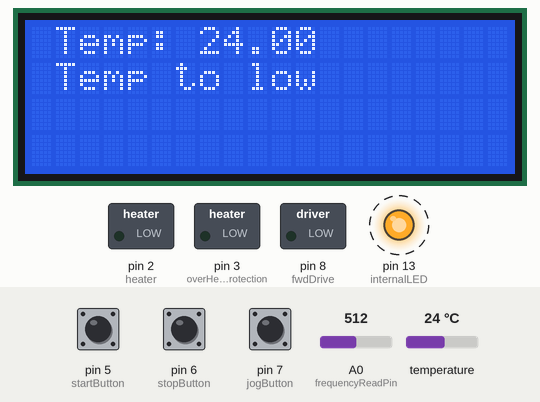
The sketch below on a simulated Arduino Uno, built with avr-gcc and run on an emulated ATmega328P. Parts: 20×4 character LCD, switched loads named in the sketch (green lamp = pin HIGH), output pins drawn as LEDs (lit = HIGH). Dashed ring = blinking. Inputs (shaded band) come from the test bench; at power-on: pin 5 (startButton) LOW, pin 6 (stopButton) LOW, pin 7 (jogButton) LOW, temperature 24 °C, A0 (frequencyReadPin) = 512.

Above: at 3.7 s.
3.8 s: pin 5 (startButton) pulled HIGH for 1 s
At 6.2 s:
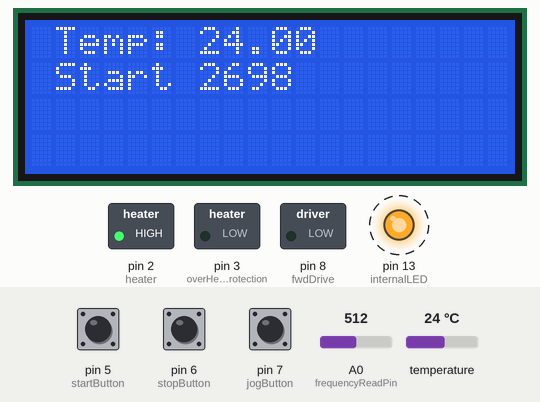
8.9 s: pin 6 (stopButton) pulled HIGH for 1 s
At 9.8 s:
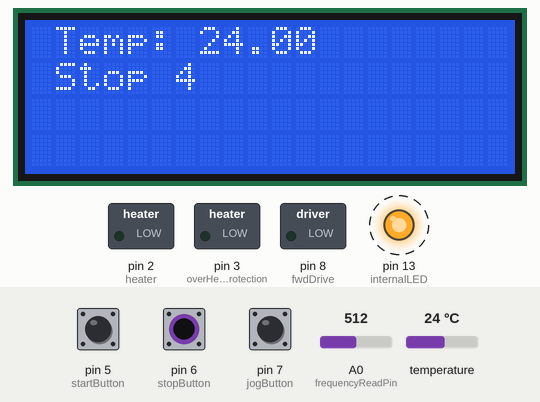
14.0 s: pin 7 (jogButton) pulled HIGH for 1 s
At 14.9 s:
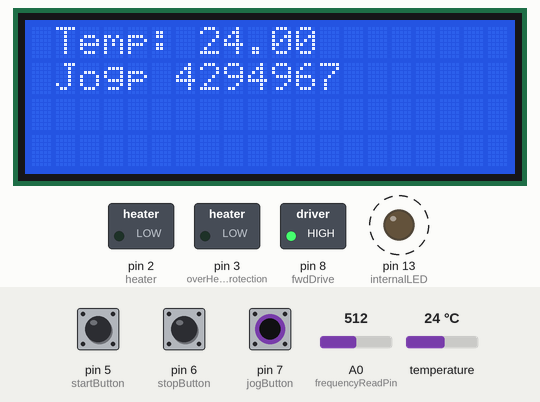
19.1 s: temperature set to 31.3 °C
At 20.0 s:
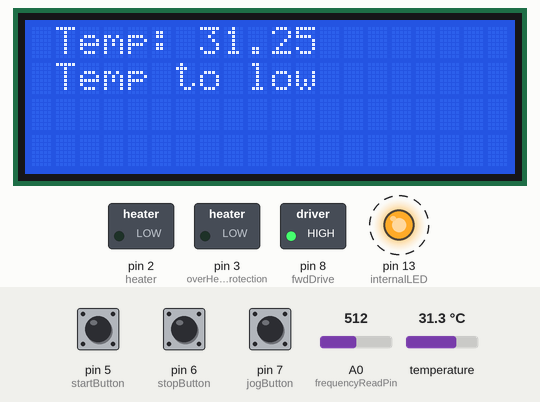
22.0 s: temperature set to 32.6 °C
At 24.3 s:
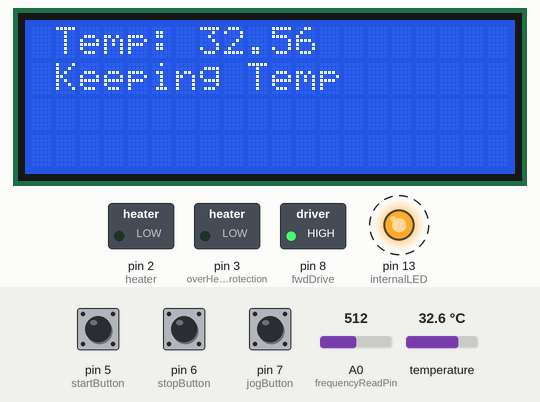
26.1 s: pin 5 (startButton) pulled HIGH for 3.2 s
At 27.4 s:
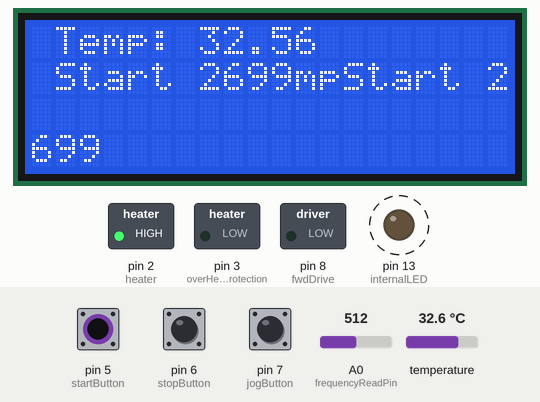
Timing chart, 0 to 31.8 s (numbered marks = the images above; inputs shaded):
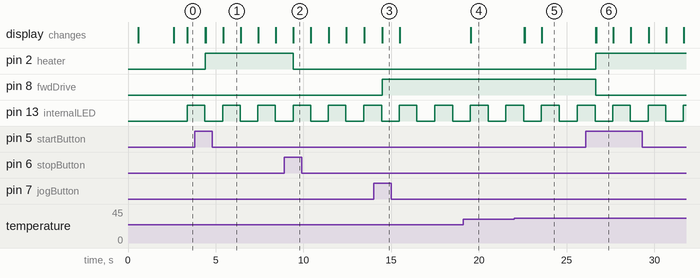

Measured:
- the behaviour switches between 31.9 and 32 °C on temperature (found by bisection; images 4 and 5)
- after the input at 3.8 s, pin 2 (heater): LOW → HIGH after 0.61 s; the display: first changes after 0.61 s (image 1 shows a later state)
- after the input at 8.9 s, pin 2 (heater): HIGH → LOW after 0.52 s; the display: changes after 0.53 s (image 2)
- after the input at 14.0 s, pin 8 (fwdDrive): LOW → HIGH after 0.50 s; the display: first differs from a run without the input after 0.50 s (image 3)
- after the input at 19.1 s, the display: changes after 0.43 s (image 4)
- after the input at 22.0 s, the display: first changes after 0.58 s (image 5 shows a later state)
- after the input at 26.1 s, pin 2 (heater): LOW → HIGH after 0.55 s; pin 8 (fwdDrive): HIGH → LOW after 0.55 s; the display: first changes after 0.55 s (image 6 shows a later state)
- by itself, pin 13 (internalLED): alternates HIGH for 1.0 s and LOW for 1.0 s

The sketch:

SturingWood.ino
```cpp
#include "Arduino.h"
#include <OneWire.h>
#include <DallasTemperature.h>
#include <Wire.h>
#include <LiquidCrystal_I2C.h>

#define ONE_WIRE_BUS 4 // Digital pin the ds18b20 sensor is connected to

// Define the onewire instance and pass it to the DellasTemperature instance.
OneWire oneWire(ONE_WIRE_BUS);
DallasTemperature sensors(&oneWire); // Needed for the temperature conversions
float temperatureValueRaw = 0;  // Used for first reading
float temperatureValue = 0; // Store the valid value
float maxTemp = 70.0;
float tempToKeep = 65.0; // Lower then this temperature we need to try to ignite
float minTemp = 32.0; // Below this temperature we will not try to keep temperature

LiquidCrystal_I2C lcd(0x27,20,4);  // set the LCD address to 0x27 for a 16 chars and 2 line display
unsigned long clearLCDTime = 250;
unsigned long lastClearLCDTime = 0;

const int heater = 2;     // Switch for external heating element
const int overHeatProtection = 3;     // Switch for pump of circuit to use as overheating protection
const int startButton = 5;
const int stopButton = 6;
const int jogButton = 7;
const int internalLED = 13;

/* Button States */
bool startButtonState = false;
bool stopButtonState = false;
bool jogButtonState = false;

/* Motor Driver */
const int fwdDrive = 8;
bool driveActive = false;
const int frequencyReadPin = A0;
int frequencyValueRaw = 0;
const int minValidFreqActive = 50;
const int minValidFreqInActive = 10;
unsigned long motorInAutoModeOnTime = (15 * 60000);
unsigned long motorInAutoModeOffTime = (60 * 60000) - motorInAutoModeOnTime;
//unsigned long motorInAutoModeOnTime = 5000;
//unsigned long motorInAutoModeOffTime = 20000 - motorInAutoModeOnTime;
unsigned long lastMotorAutoModeOn = 0;
unsigned long lastMotorAutoModeOff = motorInAutoModeOffTime; // Initial value

/* Modes */
bool startMode = false;
bool stopMode = false;
bool keepingTemperature = false; // During stand-by mode if its trying to keep temperature this mode is active
bool tryToBurn = false;
bool waitingBeforeBurn = false;

/* Timers */
unsigned long startDuration = 45 * 60000;
//unsigned long startDuration = 6000;
unsigned long lastTimeStartActivated = 0;
//unsigned long stopDuration = 5 * 60000;
unsigned long stopDuration = 5000;
unsigned long lastTimeStopActivated = 0;
unsigned long timeRequestTemp = 1000;          // Do not fetch faster then every 1 sec
unsigned long timeLastRequestedTemp = 0;

/* LED State */
bool onBoardLedState = false;

void setup() {

    sensors.begin();
    Serial.begin(9600);

    pinMode(heater, OUTPUT);
    pinMode(overHeatProtection, OUTPUT);
    pinMode(fwdDrive, OUTPUT);
    pinMode(internalLED, OUTPUT);

    delay(500);
    digitalWrite(fwdDrive, LOW);

    pinMode(startButton, INPUT);
    pinMode(stopButton, INPUT);
    pinMode(jogButton, INPUT);

    // initialize the LCD
	lcd.begin();

	// Turn on the blacklight and print a message.
	lcd.backlight();
    lcd.setCursor(1,0);
    lcd.print("Ketel-sturing");
    lcd.setCursor(1,1);
    lcd.print("3000");

    delay(2000);
    lcd.clear();
}


void loop() {

    if(millis() - timeLastRequestedTemp >= timeRequestTemp) {
        frequencyValueRaw = analogRead(frequencyReadPin);
        timeLastRequestedTemp = millis();

        sensors.requestTemperatures();
        temperatureValueRaw = sensors.getTempCByIndex(0); // It is possible to have more ds18b20 sensors on the same bus

        if(temperatureValueRaw > -30) {
            temperatureValue = temperatureValueRaw;
        }

        if(onBoardLedState) {
            digitalWrite(internalLED, LOW);
            onBoardLedState = false;
        } else {
            digitalWrite(internalLED, HIGH);
            onBoardLedState = true;
        }

        //Serial.print(temperatureValue);
        //Serial.println(" C°");
    }


    startButtonState = digitalRead(startButton);
    stopButtonState = digitalRead(stopButton);
    jogButtonState = digitalRead(jogButton);


    /*
    Serial.print(startButtonState);
    Serial.print(",");
    Serial.print(stopButtonState);
    Serial.print(",");
    Serial.println(jogButtonState);
    */

    if(millis() - lastClearLCDTime > clearLCDTime) {
        lcd.clear();
        lastClearLCDTime = millis();
    }

    lcd.setCursor(1,0);
    lcd.print("Temp: ");
    lcd.print(temperatureValue);

    lcd.setCursor(1,1);


    if(temperatureValue >= maxTemp) {

        digitalWrite(fwdDrive, LOW);

        digitalWrite(heater, LOW);

        lcd.print("Max Temp");

        // Activate overheat protection
        digitalWrite(overHeatProtection, HIGH);
    } else {
        // Disable overheting protection
        digitalWrite(overHeatProtection, LOW);

        if(frequencyValueRaw > minValidFreqActive) {
            driveActive = true;
        } else if(frequencyValueRaw < minValidFreqInActive) {
            driveActive = false;
        }


        // Stand-by mode (Try to maintain temperature)
        if(!startMode && !stopMode) {
            /* Just to be sure the heater goes off*/
            digitalWrite(heater, LOW);


            if(jogButtonState) {
                lcd.print("Jog");
                digitalWrite(fwdDrive, HIGH);
            } else if(!jogButtonState && !keepingTemperature) {
                if(temperatureValue < minTemp) {
                    lcd.print("Temp to low");
                } else if(temperatureValue > tempToKeep) {
                    if(tryToBurn){
                        lcd.print("Burning: ");
                        lcd.print((int)(millis() - lastMotorAutoModeOn)/1000);
                    }else if(waitingBeforeBurn){
                        lcd.print("Waiting: ");
                        lcd.print((int)(millis() - lastMotorAutoModeOff)/1000);
                    }


                } else {
                    lcd.print("Stand-by");
                }

                //digitalWrite(fwdDrive, LOW);
            }

            if(temperatureValue <= tempToKeep && temperatureValue >= minTemp && !jogButtonState) {
                lcd.print("Keeping Temp");
                keepingTemperature = true;
                if(!driveActive) {
                    //digitalWrite(fwdDrive, HIGH);
                }
            }

            if(temperatureValue > tempToKeep && keepingTemperature && !jogButtonState) {
                keepingTemperature = false;

                if(!driveActive) {
                    digitalWrite(fwdDrive, LOW);
                }

            }


            if(temperatureValue < minTemp && keepingTemperature && !jogButtonState) {
                keepingTemperature = false;
                if(driveActive) {
                    digitalWrite(fwdDrive, LOW);
                }
            }


        }


        if(startButtonState && !startMode && !stopMode) {
            startMode = true;
            lastTimeStartActivated = millis();

        }

        if(stopButtonState && startMode && !stopMode) {
            stopMode = true;
            startMode = false;
            lastTimeStopActivated = millis();

        }


        if(startMode) {

            lcd.print("Start ");
            long unsigned relativeTime = startDuration - (millis() - lastTimeStartActivated);
            lcd.print(relativeTime/1000);
            digitalWrite(heater, HIGH);

            // On the verry last moment we need to start the blower for extra oxigen. Not to early because the blower can put out the coals
            if(relativeTime <= (startDuration*0.05)) {

                if(!driveActive) {
                    digitalWrite(fwdDrive, HIGH);
                    driveActive = true;
                }


            } else {
                digitalWrite(fwdDrive, LOW);
                driveActive = false;
            }

        } else if(!startMode) {
            digitalWrite(heater, LOW);

            if(!jogButtonState && !keepingTemperature) {
                /* Auto mode after reaching temperature */
                /* Trying to keep the caols burning a bit*/
                if((millis() - lastMotorAutoModeOff) > motorInAutoModeOffTime) {
                    if(!driveActive) {
                        //digitalWrite(fwdDrive, HIGH);
                    }

                    tryToBurn = true;
                    waitingBeforeBurn = false;
                    lastMotorAutoModeOff = millis();
                    lastMotorAutoModeOn = millis();
                } else if((millis() - lastMotorAutoModeOn) > motorInAutoModeOnTime) {
                    if(driveActive) {
                        digitalWrite(fwdDrive, LOW);
                    }

                    tryToBurn = false;
                    waitingBeforeBurn = true;
                }
            }

        }

        if(stopMode) {

            lcd.print("Stop ");
            long unsigned relativeTime = stopDuration - (millis() - lastTimeStopActivated);
            lcd.print(relativeTime/1000);
            digitalWrite(heater, LOW);

            if(driveActive) {
                digitalWrite(fwdDrive, LOW);
                driveActive = false;
            }
        }

        if(startMode && (millis() - lastTimeStartActivated > startDuration)) {
            startMode = false;
        }

        if(stopMode && (millis() - lastTimeStopActivated > stopDuration)) {
            stopMode = false;
        }
    }


}
```
